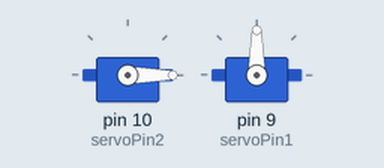
A sketch run on a simulated Arduino Uno, built with avr-gcc and run on an emulated ATmega328P. On the bench: 2 × servo.

Above: at 0.1 s.
At 8.5 s:
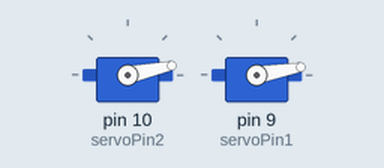
At 19.0 s:
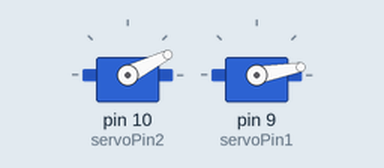
At 37.9 s:
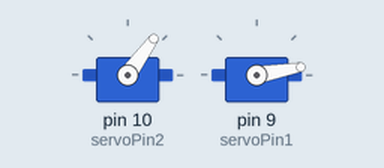
Timing chart, 0 to 40.0 s (numbered marks = the images above):
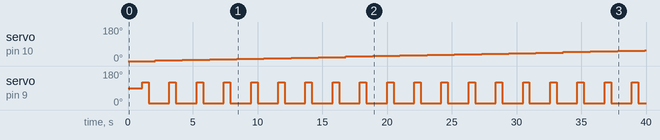

The sketch:

Arc_0_Matic_New.ino
```cpp
#include <Servo.h>
void oneE(); //declaring function names that will be explained below
void Thir();

 //declaring the servos on arduino pins
 int servoPin2 = 10;
 int servoPin1 = 9;
 Servo servo1, servo2;

 void setup()
 {
   servo2.attach(servoPin2);
   servo1.attach(servoPin1);
   Serial.begin(9600);
 }
void loop(){
/*the program will run 25 times.
It means that the servos will rotate 25 times according to the
program written*/
for(int i=0;i<=25;i++){

Thir(i,900);
delay(200);
oneE(500);

}
 delay(5000);
}
 void oneE(int dela)
 {     // The small will draw arc of described angle
   int reading1 = 120;
              // 0 to 180-ish
   int angle1 = reading1 ;

   servo1.write(angle1);
delay(dela);
servo1.write(10);
//the servo will start from 10 degree just to protect servo gear from shocks
delay(dela);

 }
void Thir(int an,int dela){

   int reading1 = an;
              // 0 to 180-ish
   int angle1 = (reading1*3) ;
   //Large servo will rotate 3 degree each time
   //Just change the degrees and shape formed will be different
   servo2.write(angle1);
delay(dela);

}
```

Measured:
- by itself, servo on pin 10 (servoPin2): moves from 0° to 57° over 37.8 s
- by itself, servo on pin 9 (servoPin1): alternates 120° for 0.50 s and 10° for 1.6 s
